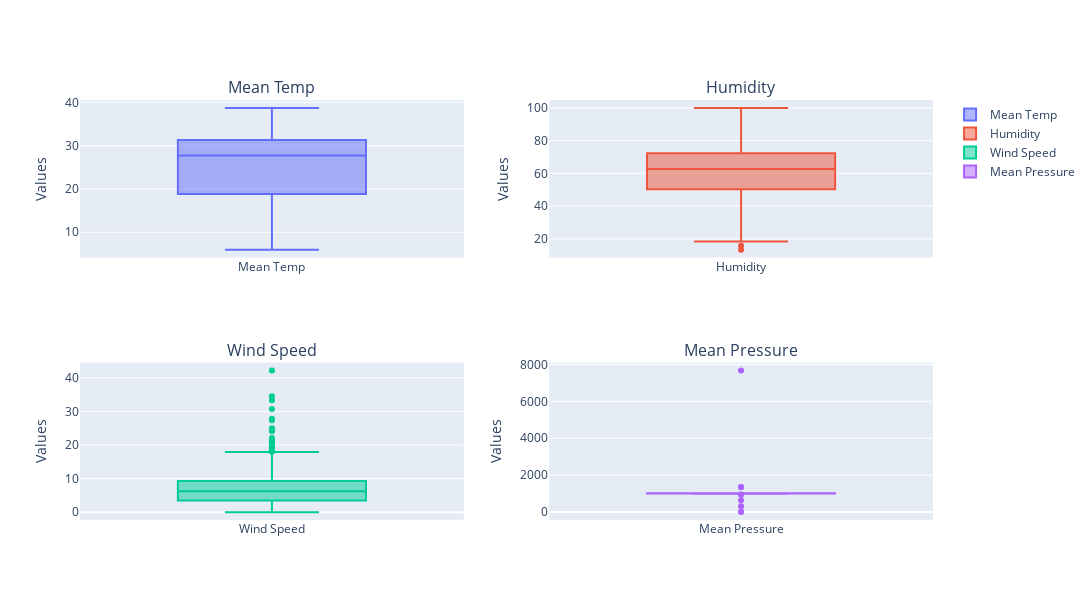

Notebook cell for this chart:
### Markdown cell above
### Boxplot

### Code cell
df = og_train_df

plot_1 = go.Box(y=df['meantemp'], name='Mean Temp')
plot_2 = go.Box(y=df['humidity'], name='Humidity')
plot_3 = go.Box(y=df['wind_speed'], name='Wind Speed')
plot_4 = go.Box(y=df['meanpressure'], name='Mean Pressure')

fig = make_subplots(rows=2, cols=2, subplot_titles = ["Mean Temp","Humidity","Wind Speed","Mean Pressure"])

fig.add_trace(plot_1, row=1, col=1)
fig.add_trace(plot_2, row=1, col=2)
fig.add_trace(plot_3, row=2, col=1)
fig.add_trace(plot_4, row=2, col=2)

fig.update_layout(height=600, width=1300)

fig.update_yaxes(title_text='Values', row=1, col=1)
fig.update_yaxes(title_text='Values', row=1, col=2)
fig.update_yaxes(title_text='Values', row=2, col=1)
fig.update_yaxes(title_text='Values', row=2, col=2)

fig.show()

### Figure 1 — Plotly figure (JSON) as saved in the notebook; plotly's stock layout.template omitted (floating-point values rounded to 4 significant figures; data arrays with more than 128 entries replaced by an {"elided": "..."} marker saying what was removed)
{"data": [{"name": "Mean Temp", "type": "box", "xaxis": "x", "y": {"elided": "1462 float values"}, "yaxis": "y"}, {"name": "Humidity", "type": "box", "xaxis": "x2", "y": {"elided": "1462 float values"}, "yaxis": "y2"}, {"name": "Wind Speed", "type": "box", "xaxis": "x3", "y": {"elided": "1462 float values"}, "yaxis": "y3"}, {"name": "Mean Pressure", "type": "box", "xaxis": "x4", "y": {"elided": "1462 float values"}, "yaxis": "y4"}], "layout": {"annotations": [{"font": {"size": 16}, "showarrow": false, "text": "Mean Temp", "x": 0.225, "xanchor": "center", "xref": "paper", "y": 1, "yanchor": "bottom", "yref": "paper"}, {"font": {"size": 16}, "showarrow": false, "text": "Humidity", "x": 0.775, "xanchor": "center", "xref": "paper", "y": 1, "yanchor": "bottom", "yref": "paper"}, {"font": {"size": 16}, "showarrow": false, "text": "Wind Speed", "x": 0.225, "xanchor": "center", "xref": "paper", "y": 0.375, "yanchor": "bottom", "yref": "paper"}, {"font": {"size": 16}, "showarrow": false, "text": "Mean Pressure", "x": 0.775, "xanchor": "center", "xref": "paper", "y": 0.375, "yanchor": "bottom", "yref": "paper"}], "height": 600, "width": 1300, "xaxis": {"anchor": "y", "domain": [0, 0.45]}, "xaxis2": {"anchor": "y2", "domain": [0.55, 1]}, "xaxis3": {"anchor": "y3", "domain": [0, 0.45]}, "xaxis4": {"anchor": "y4", "domain": [0.55, 1]}, "yaxis": {"anchor": "x", "domain": [0.625, 1], "title": {"text": "Values"}}, "yaxis2": {"anchor": "x2", "domain": [0.625, 1], "title": {"text": "Values"}}, "yaxis3": {"anchor": "x3", "domain": [0, 0.375], "title": {"text": "Values"}}, "yaxis4": {"anchor": "x4", "domain": [0, 0.375], "title": {"text": "Values"}}}}
